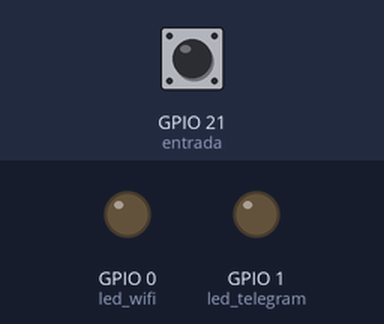
Bench run of a program on a simulated ESP32 board running MicroPython. On the bench: output pins drawn as LEDs (lit = HIGH). The inputs (shaded band) are chosen by the test bench; at power-on: GPIO 21 (entrada) LOW. WiFi joins after 1.5 s; requests to the public web service named in the program get a made-up reply in its usual format after 0.4 s (London, UTC, broken clouds, 64 % humidity, 1013 hPa unless stated); what the program prints to the serial console is not drawn.

Above: at 1.2 s.
1.3 s: GPIO 21 (entrada) pulled HIGH for 3.2 s
At 3.4 s:
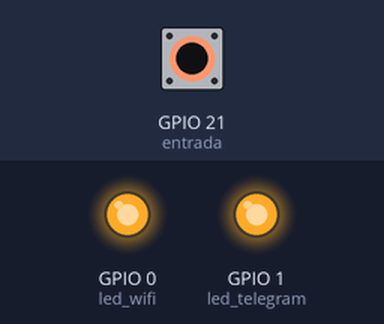
6.0 s: GPIO 21 (entrada) pulled HIGH for 0.85 s
At 7.7 s:
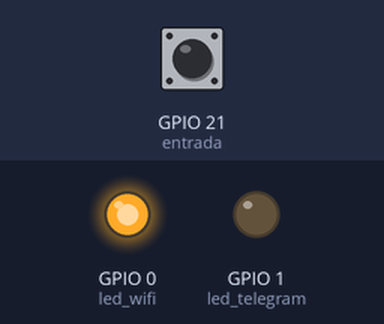
Timing chart, 0 to 9.2 s (numbered marks = the images above; inputs shaded):
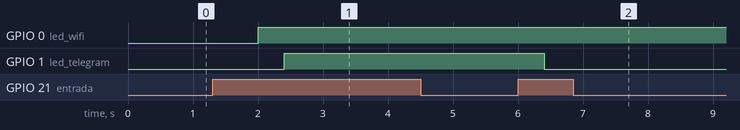

Measured:
- after the input at 1.3 s, GPIO 1 (led_telegram): LOW → HIGH after 1.1 s
- after the input at 6.0 s, GPIO 1 (led_telegram): HIGH → LOW after 0.40 s

The program:

telegram_led2.py
```python
import network
import requests as requests
import time
import json
from machine import Pin

# --- Configuración WiFi y Bot ---
SSID = "TCL"
PASSWORD = "elias1983"
BOT_TOKEN = "5553671950:AAEKsh4xEjhHoZ-w8LaBOjHCv2vv3MFV5vI"
AUTHORIZED_CHAT_ID = 1543365473  # ← Tu ID real obtenido de @userinfobot

# --- Pines ---
LED_WIFI = 0        # GPIO0: LED de estado WiFi
LED_TELEGRAM = 1    # GPIO1: LED controlado
ENTRADA_PIN = 21    # GPIO21: Entrada desde TTP223

# --- Inicialización de pines ---
led_wifi = Pin(LED_WIFI, Pin.OUT)
led_telegram = Pin(LED_TELEGRAM, Pin.OUT)
entrada = Pin(ENTRADA_PIN, Pin.IN, Pin.PULL_DOWN)

led_wifi.value(0)
led_telegram.value(0)

# Variable global para detectar flanco
estado_anterior = 0

# --- Función para conectar WiFi ---
def connect_wifi(ssid, password):
    wlan = network.WLAN(network.STA_IF)
    wlan.active(True)
    if not wlan.isconnected():
        print(f"Conectando a la red WiFi '{ssid}'...")
        wlan.connect(ssid, password)
        timeout = 10
        while not wlan.isconnected() and timeout > 0:
            time.sleep(1)
            timeout -= 1
        if wlan.isconnected():
            print("¡Conectado! IP:", wlan.ifconfig()[0])
            led_wifi.value(1)
        else:
            print("No se pudo conectar.")
            led_wifi.value(0)
            return False
    else:
        led_wifi.value(1)
    return True

# --- Enviar mensajes a Telegram ---
def send_telegram_message(chat_id, message, reply_markup=None):
    url = f"https://api.telegram.org/bot{BOT_TOKEN}/sendMessage"
    payload = {'chat_id': chat_id, 'text': message}
    if reply_markup:
        payload['reply_markup'] = json.dumps(reply_markup)
    try:
        response = requests.post(url, json=payload)
        response.close()
    except Exception as e:
        print(f"Error al enviar mensaje a Telegram: {e}")

# --- Teclado en Telegram ---
main_keyboard = {
    "keyboard": [
        [{"text": "Encender LUZ"}, {"text": "Apagar LUZ"}],
        [{"text": "Estado de la LUZ"}]
    ],
    "resize_keyboard": True,
    "one_time_keyboard": False
}

# --- Bucle principal ---
def main():
    global estado_anterior  # Para flanco

    if not connect_wifi(SSID, PASSWORD):
        print("Fallo WiFi. Reintentando en 30s...")
        time.sleep(30)
        return

    last_update_id = 0
    print("Bot de Telegram iniciado. Esperando comandos...")

    while True:
        try:
            # --- Lectura de Telegram ---
            url = f"https://api.telegram.org/bot{BOT_TOKEN}/getUpdates?offset={last_update_id + 1}"
            r = requests.get(url)
            data = r.json()
            r.close()

            if "result" in data:
                for result in data["result"]:
                    update_id = result["update_id"]
                    if 'message' in result and 'text' in result['message']:
                        message_text = result["message"]["text"].lower()
                        chat_id = result["message"]["chat"]["id"]

                        print(f"Mensaje recibido: '{message_text}' de ID: {chat_id}")

                        if AUTHORIZED_CHAT_ID and str(chat_id) != str(AUTHORIZED_CHAT_ID):
                            send_telegram_message(chat_id, "No estás autorizado.")
                            continue

                        if message_text == "/start":
                            send_telegram_message(chat_id, "Selecciona una opción para controlar la LUZ:", reply_markup=main_keyboard)

                        elif "encender luz" in message_text:
                            led_telegram.value(1)
                            send_telegram_message(chat_id, "LUZ encendida 💡", reply_markup=main_keyboard)

                        elif "apagar luz" in message_text:
                            led_telegram.value(0)
                            send_telegram_message(chat_id, "LUZ apagada 🌑", reply_markup=main_keyboard)

                        elif "estado de la luz" in message_text:
                            estado = "encendida" if led_telegram.value() else "apagada"
                            send_telegram_message(chat_id, f"La LUZ está: {estado}", reply_markup=main_keyboard)

                        else:
                            send_telegram_message(chat_id, "Comando no reconocido. Usá los botones.", reply_markup=main_keyboard)

                        last_update_id = update_id

            # --- Revisión de GPIO21 (TTP223) ---
            estado_actual = entrada.value()
            if estado_actual == 1 and estado_anterior == 0:
                # Flanco de subida → alternar LED
                nuevo_estado = 0 if led_telegram.value() else 1
                led_telegram.value(nuevo_estado)
                print("TTP223 tocado → LED Telegram:", "Encendido" if nuevo_estado else "Apagado")

                # Notificación garantizada
                send_telegram_message(
                    AUTHORIZED_CHAT_ID,
                    f"LUZ cambiada por sensor: {'encendida 💡' if nuevo_estado else 'apagada 🌑'}",
                    reply_markup=main_keyboard
                )

            estado_anterior = estado_actual

        except OSError as e:
            print(f"Error de red: {e}")
            if not connect_wifi(SSID, PASSWORD):
                print("Reintento fallido. Esperando 30s...")
                time.sleep(30)
        except Exception as e:
            print(f"Error inesperado: {e}")

        time.sleep(0.2)

# --- Ejecutar ---
if __name__ == "__main__":
    while True:
        main()
        time.sleep(1)
```
